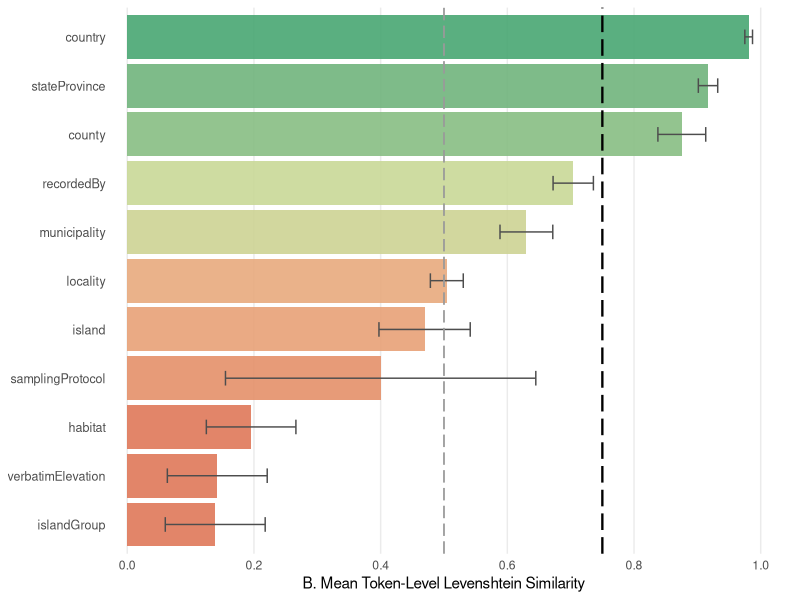
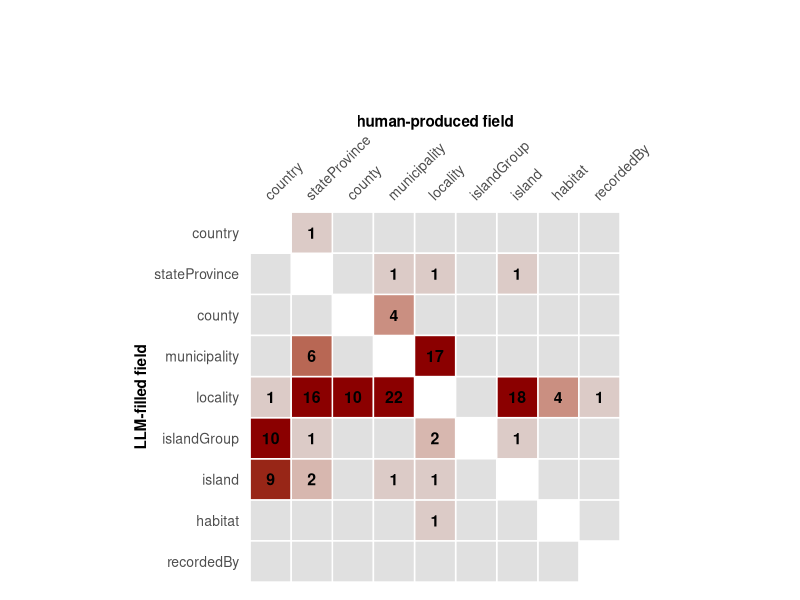
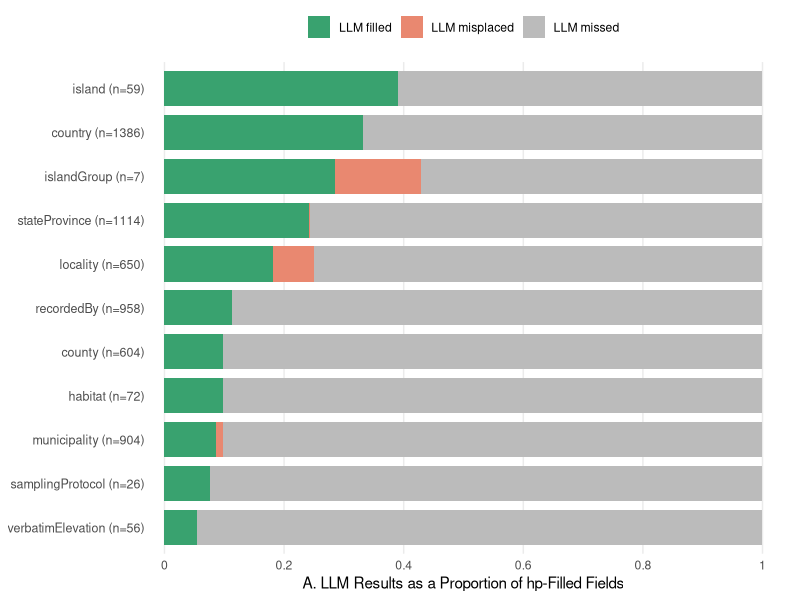
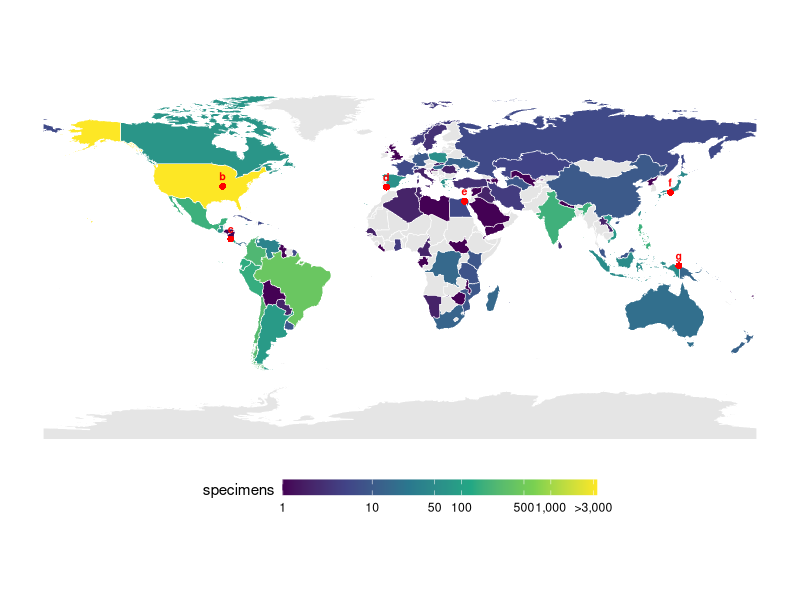

Source code (R) for these figures, in order:
## ---- chunk 1
knitr::opts_chunk$set(
  echo    = TRUE,
  message = TRUE,
  warning = FALSE
)
## ---- chunk 2
library(tidyverse)
library(stringdist)  # stringsim(), method = "lv"
library(ggtext)      # element_markdown() for styled axis labels
## ---- chunk 3
human_produced <- read.csv("dwc_existing_records.csv")
claude       <- read.csv("claude_transcriptions.csv")

# Rename collector -> recordedBy to match DarwinCore and human_produced
claude <- claude %>% rename(recordedBy = collector)

# Load hand-transcribed records from additional trays.
human_produced_new <- bind_rows(
  # prefix needed
  read.csv("34_4_7_tray_07GT.csv") %>%
    mutate(specimen_id = paste0("cicindelidae_", specimen_id)),
  read.csv("34_6_8_tray_09GT.csv") %>%
    mutate(specimen_id = paste0("cicindelidae_", specimen_id)),
  read.csv("34_7_5_tray_04GT.csv") %>%
    mutate(specimen_id = paste0("cicindelidae_", specimen_id)),
  # prefix already present
  read.csv("tray01GT.csv"),
  read.csv("tray03GT.csv")
) %>%
  rename(recordedBy = collector) %>%
  select(any_of(names(human_produced)))

# Merge records
human_produced <- human_produced %>%
  filter(!specimen_id %in% human_produced_new$specimen_id) %>%
  bind_rows(human_produced_new)
## ---- chunk 4
parse_dwc_date <- function(x) {

  # ---- Preprocessing --------------------------------------------------------

  if (is.na(x) | str_trim(x) == "") return(NA_character_)
  x <- str_trim(x)

  # Convert Roman numeral months to numeric.
  roman_months <- c(
    "XII" = "12", "XI" = "11", "VIII" = "08", "VII" = "07",
    "VI"  = "06", "IX" = "09", "X"    = "10", "IV"  = "04",
    "III" = "03", "II" = "02", "I"    = "01", "V"   = "05"
  )
  x_clean <- x
  for (roman in names(roman_months)) {
    x_clean <- str_replace_all(
      x_clean,
      regex(paste0("\\b", roman, "\\b"), ignore_case = FALSE),
      roman_months[roman]
    )
  }

  # Strip trailing periods from month abbreviations: "Aug." -> "Aug"
  x_clean <- str_replace_all(x_clean, "(?<=[a-zA-Z])\\.", "")

  # Expand 2-digit years
  to_4digit_year <- function(yr) {
    yr <- as.integer(yr)
    if (yr < 100) yr <- yr + 1900
    as.character(yr)
  }

  # Month name abbreviation -> 2-digit number
  month_abbr <- c(
    jan = "01", feb = "02", mar = "03", apr = "04",
    may = "05", jun = "06", jul = "07", aug = "08",
    sep = "09", oct = "10", nov = "11", dec = "12"
  )

  # Pad a string to a 2-digit integer: "3" -> "03"
  pad2 <- function(s) sprintf("%02d", as.integer(s))

  # Swap MM and DD if month > 12
  fix_mm_dd <- function(yyyy, mm, dd) {
    mm <- as.integer(mm); dd <- as.integer(dd)
    if (mm >= 1 & mm <= 12 & dd >= 1 & dd <= 31)
      return(paste0(yyyy, "-", sprintf("%02d", mm), "-", sprintf("%02d", dd)))
    else if (dd >= 1 & dd <= 12 & mm >= 1 & mm <= 31)
      return(paste0(yyyy, "-", sprintf("%02d", dd), "-", sprintf("%02d", mm)))
    else
      return(NA_character_)
  }

  # ---- Date ranges ----------------------------------------------------------

  # Already in DwC range format: "YYYY-MM-DD/YYYY-MM-DD"
  if (str_detect(x_clean, "^\\d{4}-\\d{2}-\\d{2}/\\d{4}-\\d{2}-\\d{2}$"))
    return(x_clean)

  # Numeric month + day range + year: "07:3-4:1971", "08, 17-19, 2000"
  m <- str_match(x_clean, "^(\\d{1,2})[,:\\s]+?(\\d{1,2})[-].(\\d{1,2})[,:\\s]+?(\\d{2,4})$")
  if (!is.na(m[1, 1])) {
    yyyy <- to_4digit_year(m[1, 5])
    mm   <- pad2(m[1, 2])
    return(paste0(yyyy, "-", mm, "-", pad2(m[1, 3]),
                  "/",
                  yyyy, "-", mm, "-", pad2(m[1, 4])))
  }

  # Month name + day range + year: "06 May 1981 - 11 May 1981"
  m <- str_match(
    str_to_lower(x_clean),
    "(\\d{1,2})[-\\s](jan|feb|mar|apr|may|jun|jul|aug|sep|oct|nov|dec)[-\\s](\\d{2,4})\\s*[-]\\s*(\\d{1,2})[-\\s](jan|feb|mar|apr|may|jun|jul|aug|sep|oct|nov|dec)[-\\s](\\d{2,4})"
  )
  if (!is.na(m[1, 1])) {
    return(paste0(
      to_4digit_year(m[1, 4]), "-", month_abbr[m[1, 3]], "-", pad2(m[1, 2]),
      "/",
      to_4digit_year(m[1, 7]), "-", month_abbr[m[1, 6]], "-", pad2(m[1, 5])
    ))
  }

  # Month name + year range: "Apr-97 - Jun-97", "Apr 1997 - Jun 1997"
  m <- str_match(
    str_to_lower(x_clean),
    "(jan|feb|mar|apr|may|jun|jul|aug|sep|oct|nov|dec)[-\\s](\\d{2,4})\\s*[-]\\s*(jan|feb|mar|apr|may|jun|jul|aug|sep|oct|nov|dec)[-\\s](\\d{2,4})"
  )
  if (!is.na(m[1, 1])) {
    return(paste0(
      to_4digit_year(m[1, 3]), "-", month_abbr[m[1, 2]],
      "/",
      to_4digit_year(m[1, 5]), "-", month_abbr[m[1, 4]]
    ))
  }

  # ---- Single dates ---------------------------------------------------------

  # ISO format: "YYYY-MM-DD" — validate and fix swapped DD-MM if needed
  m <- str_match(x_clean, "^(\\d{4})-(\\d{2})-(\\d{2})$")
  if (!is.na(m[1, 1]))
    return(fix_mm_dd(m[1, 2], m[1, 3], m[1, 4]))

  # European dot format: "DD.MM.YYYY" or "DD.MM.YY"
  m <- str_match(x_clean, "^(\\d{1,2})\\.(\\d{1,2})\\.(\\d{2,4})$")
  if (!is.na(m[1, 1]))
    return(fix_mm_dd(to_4digit_year(m[1, 4]), m[1, 3], m[1, 2]))

  # Dash-separated day-first: "DD-MM-YYYY" or "DD-MM-YY"
  m <- str_match(x_clean, "^(\\d{1,2})-(\\d{2})-(\\d{2,4})$")
  if (!is.na(m[1, 1]))
    return(fix_mm_dd(to_4digit_year(m[1, 4]), m[1, 3], m[1, 2]))

  # US month-first after Roman numeral conversion: "MM-DD-YYYY"
  m <- str_match(x_clean, "^(\\d{1,2})-(\\d{1,2})-(\\d{2,4})$")
  if (!is.na(m[1, 1]))
    return(fix_mm_dd(to_4digit_year(m[1, 4]), m[1, 2], m[1, 3]))

  # Month name, day, year: "29 Jul 1972", "29-Jul-1972", "29 Aug. 1950"
  m <- str_match(
    str_to_lower(x_clean),
    "(\\d{1,2})[-\\s](jan|feb|mar|apr|may|jun|jul|aug|sep|oct|nov|dec)[-\\s](\\d{2,4})"
  )
  if (!is.na(m[1, 1]))
    return(paste0(to_4digit_year(m[1, 4]), "-", month_abbr[m[1, 3]], "-", pad2(m[1, 2])))

  # Month name + year only: "Apr 1997", "Sep-63", "Aug. 1921"
  m <- str_match(
    str_to_lower(x_clean),
    "^(jan|feb|mar|apr|may|jun|jul|aug|sep|oct|nov|dec)[-\\s](\\d{2,4})$"
  )
  if (!is.na(m[1, 1]))
    return(paste0(to_4digit_year(m[1, 3]), "-", month_abbr[m[1, 2]]))

  # Year + month only: "YYYY-MM"
  m <- str_match(x_clean, "^(\\d{4})-(\\d{2})$")
  if (!is.na(m[1, 1]))
    return(paste0(m[1, 2], "-", pad2(m[1, 3])))

  # Year only: "1972"
  m <- str_match(x_clean, "^(\\d{4})$")
  if (!is.na(m[1, 1])) return(m[1, 2])

  # Nothing matched - return NA
  NA_character_
}
## ---- chunk 5
claude <- claude %>%
  mutate(eventDate = sapply(verbatimEventDate, parse_dwc_date))
## ---- chunk 6
eval_fields <- c("country", "stateProvince", "county", "municipality",
                 "locality", "islandGroup", "island", "verbatimElevation",
                 "habitat", "samplingProtocol", "recordedBy",
                 "verbatimEventDate")

# Check fill rate across all specimens with detected text
claude %>%
  filter(match_type != "no_text_detected") %>%
  select(specimen_id, all_of(eval_fields), eventDate) %>%
  rowwise() %>%
  mutate(any_filled = any(
    !is.na(c_across(all_of(c(eval_fields, "eventDate")))) &
      c_across(all_of(c(eval_fields, "eventDate"))) != ""
  )) %>%
  ungroup() %>%
  summarise(
    n_total        = n(),
    n_any_filled   = sum(any_filled),
    pct_any_filled = round(sum(any_filled) / n() * 100, 1)
  ) %>%
  print()

basic_eval <- claude %>%
  select(specimen_id, all_of(eval_fields)) %>%
  inner_join(
    human_produced %>% select(specimen_id, all_of(eval_fields)),
    by     = "specimen_id",
    suffix = c("_claude", "_truth")
  )
## ---- chunk 7
# Parse verbatimEventDate from both sides into standardised eventDate,
# then drop the raw verbatim columns.
basic_eval <- basic_eval %>%
  mutate(
    eventDate_claude = sapply(verbatimEventDate_claude, parse_dwc_date),
    eventDate_truth  = sapply(verbatimEventDate_truth,  parse_dwc_date)
  ) %>%
  select(-verbatimEventDate_claude, -verbatimEventDate_truth)
## ---- chunk 8
claude_long <- basic_eval %>%
  select(specimen_id, ends_with("_claude")) %>%
  pivot_longer(-specimen_id, names_to = "field", values_to = "claude_val") %>%
  mutate(field = str_remove(field, "_claude"))

truth_long <- basic_eval %>%
  select(specimen_id, ends_with("_truth")) %>%
  pivot_longer(-specimen_id, names_to = "field", values_to = "truth_val") %>%
  mutate(field = str_remove(field, "_truth"))
## ---- chunk 9
# Normalisation lookup: common abbreviations and variants
toponym_lookup <- c(
  "kohchun"      = "hengchun",
  "tranquebar"   = "tharangambadi",
  "norsta auren" = "norsta aura",
  "poonmudi"     = "ponmudi",
  "hollandia"    = "jayapura",
  "formosa"      = "taiwan"
)

normalise_str <- function(x) {
  if (is.na(x) | str_trim(x) == "") return(NA_character_)
  x <- str_to_lower(str_trim(x))
  x <- iconv(x, to = "ASCII//TRANSLIT")
  x <- str_replace_all(x, "-", " ")
  x <- str_replace_all(x, c(
    "\\bmt\\.?\\b"         = "mount",
    "\\bmts\\.?\\b"        = "mountains",
    "\\bst\\.?\\b"         = "saint",
    "\\brt\\.?\\b"         = "route",
    "\\br\\.?\\b"          = "river",
    "\\bl\\.?\\b"          = "lake",
    "\\bn\\.?\\b"          = "north",
    "\\bs\\.?\\b"          = "south",
    "\\be\\.?\\b"          = "east",
    "\\bw\\.?\\b"          = "west",
    "\\bft\\.?\\b"         = "fort",
    "\\bco\\.?\\b"         = "county",
    "\\busa\\b"            = "united states of america",
    "\\bu\\.s\\.a?\\.?\\b" = "united states of america",
    "\\bunited states\\b"  = "united states of america",
    "\\bmi\\.?\\b"         = "miles",
    "\\bkm\\.?\\b"         = "kilometers",
    "\\bnp\\.?\\b"         = "national park"
  ))
  x <- str_replace_all(x, "[^a-z0-9\\s]", " ")
  x <- str_squish(x)
  tokens <- str_split(x, "\\s+")[[1]]
  tokens <- sapply(tokens, function(t) {
    if (t %in% names(toponym_lookup)) toponym_lookup[[t]] else t
  })
  paste(tokens, collapse = " ")
}

tokenise <- function(x) {
  if (is.na(x)) return(character(0))
  str_split(x, "\\s+")[[1]]
}

# Token-level Levenshtein composite score
composite_score <- function(a, b) {
  a_empty <- is.na(a) | str_trim(a) == ""
  b_empty <- is.na(b) | str_trim(b) == ""

  if (a_empty) return(NA_real_)   # claude null -> missing
  if (b_empty) return(0)          # claude filled, truth empty -> false positive

  a_norm <- normalise_str(a)
  b_norm <- normalise_str(b)

  a_tokens <- tokenise(a_norm)
  b_tokens <- tokenise(b_norm)

  if (length(a_tokens) == 0) return(NA_real_)
  if (length(b_tokens) == 0) return(0)

  hp_scores <- sapply(b_tokens, function(bt) {
    max(stringsim(bt, a_tokens, method = "lv"))
  })

  round(mean(hp_scores), 3)
}

# eval_fields for scoring excludes verbatimEventDate (handled separately as eventDate)
score_fields <- c("country", "stateProvince", "county", "municipality",
                  "locality", "islandGroup", "island", "verbatimElevation",
                  "habitat", "samplingProtocol", "recordedBy")

# Apply composite_score to basic_eval
basic_eval <- basic_eval %>%
  rowwise() %>%
  mutate(across(
    all_of(paste0(score_fields, "_claude")),
    ~ composite_score(.x, get(str_replace(cur_column(), "_claude", "_truth"))),
    .names = "{str_replace(.col, '_claude', '_composite')}"
  )) %>%
  ungroup()
## ---- chunk 10
composite_long <- basic_eval %>%
  select(specimen_id, ends_with("_composite")) %>%
  pivot_longer(-specimen_id, names_to = "field", values_to = "composite") %>%
  mutate(field = str_remove(field, "_composite"))

composite_data <- composite_long %>%
  filter(field %in% score_fields) %>%
  left_join(claude_long, by = c("specimen_id", "field")) %>%
  left_join(truth_long,  by = c("specimen_id", "field")) %>%
  group_by(field) %>%
  summarise(
    mean     = mean(composite, na.rm = TRUE),
    se       = sd(composite, na.rm = TRUE) / sqrt(sum(!is.na(composite))),
    n_scored = sum(!is.na(composite)),
    .groups  = "drop"
  )
## ---- chunk 11
composite_data %>%
  mutate(field = reorder(field, mean)) %>%
  ggplot(aes(x = field, y = mean, fill = mean)) +
  geom_col(alpha = 0.9) +
  geom_errorbar(aes(ymin = mean - se, ymax = mean + se),
                width = 0.3, color = "grey30") +
  geom_hline(yintercept = 0.75, linetype = "longdash",
             color = "black", linewidth = 0.8) +
  geom_hline(yintercept = 0.50, linetype = "longdash",
             color = "grey60", linewidth = 0.6) +
  coord_flip() +
  scale_fill_gradientn(
    colours = c("#de7859", "#de7859", "#e8a87c", "#c8d897", "#c8d897", "#39A26F"),
    values  = scales::rescale(c(0, 0.30, 0.50, 0.65, 0.75, 1)),
    limits  = c(0, 1),
    guide   = "none"
  ) +
  scale_y_continuous(limits = c(0, 1),
                     breaks = seq(0, 1, by = 0.20),
                     expand = expansion(mult = c(0.05, 0.05))) +
  labs(x = NULL, y = "B. Mean Token-Level Levenshtein Similarity") +
  theme_minimal() +
  theme(
    axis.text.y        = element_text(size = 9, hjust = 1, margin = margin(r = -10)),
    legend.position    = "none",
    panel.grid.major.y = element_blank(),
    panel.grid.minor   = element_blank()
  )
## ---- chunk 12
extract_date_components <- function(x) {
  if (is.na(x) | str_trim(x) == "") return(list(year=NA, month=NA, day=NA))
  x <- str_split(x, "/")[[1]][1]
  parts <- str_split(x, "-")[[1]]
  list(
    year  = if (length(parts) >= 1) parts[1] else NA,
    month = if (length(parts) >= 2) parts[2] else NA,
    day   = if (length(parts) >= 3) parts[3] else NA
  )
}

eventdate_eval <- basic_eval %>%
  select(specimen_id, eventDate_claude, eventDate_truth) %>%
  filter(!is.na(eventDate_claude) & eventDate_claude != "",
         !is.na(eventDate_truth)  & eventDate_truth  != "") %>%
  rowwise() %>%
  mutate(
    c = list(extract_date_components(eventDate_claude)),
    t = list(extract_date_components(eventDate_truth)),
    year_match  = !is.na(c$year)  & !is.na(t$year)  & c$year  == t$year,
    month_match = !is.na(c$month) & !is.na(t$month) & c$month == t$month,
    day_match   = !is.na(c$day)   & !is.na(t$day)   & c$day   == t$day,
    year_wrong  = !is.na(c$year)  & !is.na(t$year)  & c$year  != t$year,
    month_wrong = !is.na(c$month) & !is.na(t$month) & c$month != t$month,
    day_wrong   = !is.na(c$day)   & !is.na(t$day)   & c$day   != t$day,
    match_category = case_when(
      eventDate_claude == eventDate_truth              ~ "exact match",
      year_match & month_match & day_match             ~ "exact match",
      year_wrong | month_wrong | day_wrong             ~ "no match",
      year_match & month_match & is.na(c$day)          ~ "year-month match",
      year_match & day_match   & is.na(c$month)        ~ "year-day match",
      month_match & day_match  & is.na(c$year)         ~ "month-day match",
      year_match  & is.na(c$month) & is.na(c$day)      ~ "year only match",
      month_match & is.na(c$year)  & is.na(c$day)      ~ "month only match",
      day_match   & is.na(c$year)  & is.na(c$month)    ~ "day only match",
      TRUE                                             ~ "no match"
    )
  ) %>%
  ungroup() %>%
  select(-c, -t)

eventdate_eval %>%
  count(match_category, sort = TRUE) %>%
  mutate(pct = round(n / sum(n) * 100, 1))

eventdate_eval %>%
  filter(match_category %in% c("no match", "year only match")) %>%
  select(specimen_id, eventDate_claude, eventDate_truth, match_category) %>%
  group_by(match_category) %>%
  slice_sample(n = 5) %>%
  ungroup()
## ---- chunk 13
slices    <- c(0.5, 0.6, 0.7, 0.75, 0.8, 1.0)
tolerance <- 0.01

spot_check <- composite_long %>%
  filter(field %in% score_fields) %>%
  left_join(claude_long, by = c("specimen_id", "field")) %>%
  left_join(truth_long,  by = c("specimen_id", "field")) %>%
  filter(!is.na(composite),
         !is.na(claude_val) & claude_val != "",
         !is.na(truth_val)  & truth_val  != "") %>%
  mutate(slice = case_when(
    composite >= 0.50 - tolerance & composite <= 0.50 + tolerance ~ "0.50",
    composite >= 0.60 - tolerance & composite <= 0.60 + tolerance ~ "0.60",
    composite >= 0.70 - tolerance & composite <= 0.70 + tolerance ~ "0.70",
    composite >= 0.75 - tolerance & composite <= 0.75 + tolerance ~ "0.75",
    composite >= 0.80 - tolerance & composite <= 0.80 + tolerance ~ "0.80",
    composite >= 1.00 - tolerance & composite <= 1.00             ~ "1.00",
    TRUE ~ NA_character_
  )) %>%
  filter(!is.na(slice)) %>%
  group_by(slice, field) %>%
  slice_sample(n = 5) %>%
  ungroup() %>%
  arrange(slice, field) %>%
  select(slice, field, claude_val, truth_val, composite)

spot_check
## ---- chunk 14
truth_wide <- basic_eval %>%
  select(specimen_id, ends_with("_truth"))

misplacement <- composite_long %>%
  filter(field %in% score_fields) %>%
  left_join(claude_long, by = c("specimen_id", "field")) %>%
  left_join(truth_long,  by = c("specimen_id", "field")) %>%
  filter(!is.na(claude_val) & claude_val != "") %>%
  left_join(truth_wide, by = "specimen_id") %>%
  rowwise() %>%
  mutate(
    max_composite_any_truth = max(
      sapply(score_fields, function(f) {
        tv <- get(paste0(f, "_truth"))
        if (is.na(tv) | tv == "") return(0)
        composite_score(claude_val, tv)
      }),
      na.rm = TRUE
    ),
    misplaced = case_when(
      composite >= 0.75 ~ FALSE,
      is.na(composite)  ~ max_composite_any_truth >= 0.75,
      TRUE              ~ max_composite_any_truth >= 0.75
    )
  ) %>%
  ungroup()
## ---- chunk 15
truth_long_all <- truth_wide %>%
  pivot_longer(-specimen_id,
               names_to  = "truth_field",
               values_to = "truth_val_all") %>%
  mutate(truth_field = str_remove(truth_field, "_truth"))

misplacement %>%
  filter(misplaced) %>%
  select(specimen_id, field, claude_val, composite) %>%
  left_join(truth_long_all, by = "specimen_id") %>%
  filter(!is.na(truth_val_all) & truth_val_all != "") %>%
  mutate(sim = mapply(composite_score, claude_val, truth_val_all)) %>%
  group_by(specimen_id, field, claude_val) %>%
  slice_max(sim, n = 1, with_ties = FALSE) %>%
  ungroup() %>%
  filter(field != truth_field) %>%
  count(field, truth_field, sort = TRUE) %>%
  arrange(field, desc(n))
## ---- chunk 16
field_levels <- c("country", "stateProvince", "county", "municipality",
                  "locality", "islandGroup", "island", "habitat", "recordedBy")

misplacement %>%
  filter(misplaced) %>%
  select(specimen_id, field, claude_val, composite) %>%
  left_join(truth_long_all, by = "specimen_id") %>%
  filter(!is.na(truth_val_all) & truth_val_all != "") %>%
  mutate(sim = mapply(composite_score, claude_val, truth_val_all)) %>%
  group_by(specimen_id, field, claude_val) %>%
  slice_max(sim, n = 1, with_ties = FALSE) %>%
  ungroup() %>%
  filter(field != truth_field) %>%
  count(field, truth_field) %>%
  complete(field = field_levels, truth_field = field_levels, fill = list(n = 0)) %>%
  filter(field != truth_field) %>%
  mutate(
    field       = factor(field,       levels = rev(field_levels)),
    truth_field = factor(truth_field, levels = field_levels)
  ) %>%
  ggplot(aes(x = truth_field, y = field, fill = n)) +
  geom_tile(color = "white", linewidth = 0.5) +
  geom_text(aes(label = ifelse(n > 0, n, "")),
            color = "black", size = 4, fontface = "bold") +
  scale_fill_gradient(low = "grey88", high = "#8B0000",
                      limits = c(0, 10), oob = scales::squish,
                      guide = "none") +
  scale_x_discrete(position = "top") +
  labs(x = "human-produced field", y = "LLM-filled field") +
  coord_fixed() +
  theme_minimal() +
  theme(
    axis.text.x  = element_text(angle = 45, hjust = 0, vjust = 0, size = 10),
    axis.text.y  = element_text(size = 10),
    axis.title   = element_text(size = 11, face = "bold"),
    panel.grid   = element_blank(),
    plot.margin  = margin(t = 80, r = 40, b = 10, l = 10),
    aspect.ratio = 1
  )
## ---- chunk 17
attempt_df <- composite_long %>%
  filter(field %in% score_fields) %>%
  left_join(claude_long, by = c("specimen_id", "field")) %>%
  left_join(truth_long,  by = c("specimen_id", "field")) %>%
  left_join(
    misplacement %>% select(specimen_id, field, misplaced),
    by = c("specimen_id", "field")
  ) %>%
  mutate(
    claude_filled = !is.na(claude_val) & claude_val != "",
    truth_filled  = !is.na(truth_val)  & truth_val  != "",
    category = case_when(
      !truth_filled                                  ~ NA_character_,
      claude_filled & !is.na(misplaced) & misplaced  ~ "LLM misplaced",
      claude_filled &  truth_filled                  ~ "LLM filled",
     !claude_filled &  truth_filled                  ~ "LLM missed",
      TRUE                                           ~ NA_character_
    )
  ) %>%
  filter(!is.na(category)) %>%
  group_by(field, category) %>%
  summarise(n = n(), .groups = "drop") %>%
  group_by(field) %>%
  mutate(
    proportion = n / sum(n),
    category   = factor(category, levels = c("LLM filled", "LLM misplaced", "LLM missed"))
  ) %>%
  ungroup()

field_order_attempt <- attempt_df %>%
  filter(category == "LLM filled") %>%
  arrange(proportion) %>%
  pull(field)

message(sprintf("Total misplaced fields: %d", sum(misplacement$misplaced, na.rm = TRUE)))
## ---- chunk 18
field_n_attempt <- composite_long %>%
  filter(field %in% score_fields) %>%
  left_join(truth_long, by = c("specimen_id", "field")) %>%
  mutate(truth_filled = !is.na(truth_val) & truth_val != "") %>%
  group_by(field) %>%
  summarise(n_filled = sum(truth_filled), .groups = "drop") %>%
  bind_rows(
    basic_eval %>%
      summarise(n_filled = sum(!is.na(eventDate_truth) & eventDate_truth != "")) %>%
      mutate(field = "eventDate")
  )

ggplot(
  attempt_df %>%
    left_join(field_n_attempt, by = "field") %>%
    mutate(
      field_label = paste0(field, " (n=", n_filled, ")"),
      field_label = factor(field_label,
                           levels = paste0(
                             field_order_attempt, " (n=",
                             field_n_attempt$n_filled[match(field_order_attempt,
                                                            field_n_attempt$field)],
                             ")"))
    ),
  aes(x = field_label, y = proportion, fill = category)
) +
  geom_col(position = position_stack(reverse = TRUE), width = 0.8) +
  coord_flip() +
  scale_fill_manual(
    values = c(
      "LLM filled"    = "#39A26F",
      "LLM misplaced" = "#e98870",
      "LLM missed"    = "#BBBBBB"
    )
  ) +
  scale_y_continuous(limits = c(0, 1),
                     breaks = seq(0, 1, by = 0.20),
                     labels = seq(0, 1, by = 0.20),
                     expand = expansion(mult = c(0.05, 0.05))) +
  labs(x = NULL, y = "A. LLM Results as a Proportion of hp-Filled Fields", fill = NULL) +
  theme_minimal() +
  theme(
    legend.position    = "top",
    axis.text.y        = element_text(size = 9, hjust = 1, margin = margin(r = -10)),
    panel.grid.major.y = element_blank(),
    panel.grid.minor   = element_blank()
  )
## ---- chunk 19
# Total fields filled across all LLM-transcribed specimens
total_filled <- claude %>%
  filter(match_type != "no_text_detected") %>%
  select(specimen_id, all_of(score_fields)) %>%
  pivot_longer(-specimen_id, names_to = "field", values_to = "val") %>%
  filter(!is.na(val) & val != "") %>%
  nrow()

message(sprintf("Total fields filled by LLM: %d (mean %.1f/specimen)",
                total_filled, total_filled / 8089))
## ---- chunk 20
# Detection, false positive, and missed rates (includes eventDate)
all_eval_fields <- c(score_fields, "eventDate")

composite_long %>%
  filter(field %in% all_eval_fields) %>%
  left_join(claude_long, by = c("specimen_id", "field")) %>%
  left_join(truth_long,  by = c("specimen_id", "field")) %>%
  mutate(
    claude_filled = !is.na(claude_val) & claude_val != "",
    truth_filled  = !is.na(truth_val)  & truth_val  != ""
  ) %>%
  summarise(
    n_hp_filled            = sum(truth_filled),
    n_hp_empty             = sum(!truth_filled),
    n_llm_filled_hp_filled = sum(claude_filled &  truth_filled),
    n_llm_filled_hp_empty  = sum(claude_filled & !truth_filled),
    n_llm_empty_hp_filled  = sum(!claude_filled & truth_filled),
    n_llm_filled_total     = sum(claude_filled),
    detection_rate         = round(sum(claude_filled &  truth_filled) / sum(truth_filled)  * 100, 1),
    false_positive_rate    = round(sum(claude_filled & !truth_filled) / sum(!truth_filled) * 100, 1),
    missed_rate            = round(sum(!claude_filled & truth_filled) / sum(truth_filled)  * 100, 1)
  ) %>%
  print()
## ---- chunk 21
# Token-level similarity scores (score_fields only, excludes eventDate)
composite_long %>%
  filter(field %in% score_fields) %>%
  left_join(claude_long, by = c("specimen_id", "field")) %>%
  left_join(truth_long,  by = c("specimen_id", "field")) %>%
  filter(!is.na(composite),
         !is.na(claude_val) & claude_val != "",
         !is.na(truth_val)  & truth_val  != "") %>%
  summarise(
    n_total    = n(),
    n_gte075   = sum(composite >= 0.75),
    pct_gte075 = round(sum(composite >= 0.75) / n() * 100, 1),
    n_gte050   = sum(composite >= 0.50),
    pct_gte050 = round(sum(composite >= 0.50) / n() * 100, 1),
    mean       = round(mean(composite), 3),
    se         = round(sd(composite) / sqrt(n()), 3)
  ) %>%
  print()
## ---- chunk 22
# Per-field means for top fields
composite_long %>%
  filter(field %in% c("stateProvince", "county", "country", "recordedBy")) %>%
  left_join(claude_long, by = c("specimen_id", "field")) %>%
  left_join(truth_long,  by = c("specimen_id", "field")) %>%
  filter(!is.na(composite),
         !is.na(claude_val) & claude_val != "",
         !is.na(truth_val)  & truth_val  != "") %>%
  group_by(field) %>%
  summarise(
    mean = round(mean(composite), 3),
    se   = round(sd(composite) / sqrt(n()), 3),
    .groups = "drop"
  ) %>%
  arrange(desc(mean)) %>%
  print()
## ---- chunk 23
# Misplacement rate
misplace_summary <- misplacement %>%
  filter(field %in% score_fields) %>%
  summarise(
    total_filled    = n(),
    total_misplaced = sum(misplaced, na.rm = TRUE),
    rate            = round(total_misplaced / total_filled * 100, 1)
  )

message(sprintf("Misplaced: %d of %d LLM-filled fields (%.1f%%)",
                misplace_summary$total_misplaced,
                misplace_summary$total_filled,
                misplace_summary$rate))
## ---- chunk 24
# Total LLM-filled fields in matched specimens
composite_long %>%
  filter(field %in% all_eval_fields) %>%
  left_join(claude_long, by = c("specimen_id", "field")) %>%
  filter(!is.na(claude_val) & claude_val != "") %>%
  summarise(n = n()) %>%
  print()
## ---- chunk 25
country_counts_raw <- read.csv("country_counts.csv")

country_summary <- country_counts_raw %>%
  select(country = unique_countries, n = specimen_count) %>%
  filter(!is.na(country), !is.na(n)) %>%
  distinct() %>%
  filter(country != "TOTAL (claude+human)") %>%
  mutate(country = str_replace(country, "Cura\u00c3\u00a7ao", "Curaçao"),
         country = str_trim(country))

# hp specimens missing from country_counts due to double prefix bug
hp_missing <- bind_rows(
  read.csv("34_6_8_tray_09GT.csv") %>%
    mutate(specimen_id = paste0("cicindelidae_", specimen_id)),
  read.csv("34_7_5_tray_04GT.csv") %>%
    mutate(specimen_id = paste0("cicindelidae_", specimen_id))
) %>%
  filter(!specimen_id %in% country_counts_raw$specimen_id) %>%
  filter(!is.na(country) & country != "") %>%
  count(country, name = "n")

country_summary <- country_summary %>%
  bind_rows(hp_missing) %>%
  group_by(country) %>%
  summarise(n = sum(n), .groups = "drop") %>%
  arrange(desc(n))
## ---- chunk 26
library(rnaturalearth)
library(rnaturalearthdata)
## ---- chunk 27
world <- ne_countries(scale = "medium", returnclass = "sf")

unmatched <- country_summary %>%
  filter(!country %in% world$name_long) %>%
  pull(country)

## find any country names that aren't matching to the naturalearth package

message(sprintf("%d unmatched countries:", length(unmatched)))
print(unmatched)

for (nm in unmatched) {
  sims <- stringsim(nm, world$name_long, method = "lv")
  best <- world$name_long[order(sims, decreasing = TRUE)[1:3]]
  message(sprintf("  '%s' → closest: %s", nm, paste(best, collapse = " | ")))
}
## ---- chunk 28
country_summary_recode <- country_counts_raw %>%
  select(country = unique_countries, n = specimen_count) %>%
  filter(!is.na(country), !is.na(n)) %>%
  distinct() %>%
  filter(country != "TOTAL (claude+human)") %>%
  mutate(country = str_replace_all(country, "\u00a0", " "),
         country = str_squish(country)) %>%
  mutate(country_map = case_when(
    country == "United Republic of Tanzania" ~ "Tanzania",
    country == "Russia"                      ~ "Russian Federation",
    country == "Laos"                        ~ "Lao PDR",
    country == "North Korea"                 ~ "Dem. Rep. Korea",
    country %in% c("Netherlands Antilles", "Yugoslavia",
                   "Bonaire", "French Guiana") ~ NA_character_,
    TRUE                                       ~ country
  )) %>%
  filter(!is.na(country_map))
## ---- chunk 29
specimen_points <- tibble(
  label = c("b", "c", "d", "e", "f", "g"),
  lat   = c( 37.52,  10.98,  37.13,  29.97,  34.40,  -2.53),
  lon   = c(-89.44, -85.43,  -6.82,  32.55, 136.40, 140.72)
)

world %>%
  left_join(country_summary_recode, by = c("name_long" = "country_map")) %>%
  ggplot() +
  geom_sf(aes(fill = n), color = "white", linewidth = 0.2) +
  geom_point(data = specimen_points,
             aes(x = lon, y = lat),
             shape = 16, color = "#FF0000", size = 2) +
  scale_fill_viridis_c(
    option   = "viridis",
    trans    = "log10",
    na.value = "grey90",
    name     = "specimens\n",
    breaks   = c(1, 10, 50, 100, 500, 1000, 3000),
    labels   = c("1", "10", "50", "100", "500", "1,000", ">3,000")
  ) +
  guides(fill = guide_colorbar(
    barwidth     = unit(8, "cm"),
    barheight    = unit(0.4, "cm"),
    ticks        = TRUE,
    ticks.colour = "white"
  )) +
  labs(x = NULL, y = NULL) +
  theme_minimal() +
  theme(
    panel.grid      = element_blank(),
    axis.text       = element_blank(),
    axis.ticks      = element_blank(),
    legend.position = "bottom"
  ) +
  geom_text(
    data = specimen_points %>% arrange(lon) %>% mutate(label = letters[2:7]),
    aes(x = lon, y = lat, label = label),
    size = 2.7, fontface = "bold", color = "red", vjust = -0.75
  )
